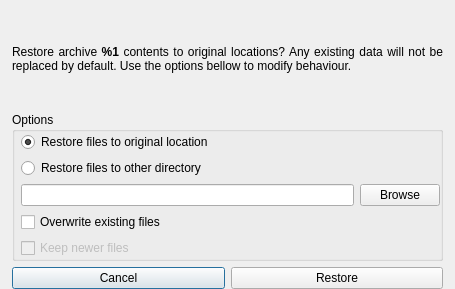
<?xml version="1.0" encoding="UTF-8"?>
<ui version="4.0">
 <class>RestoreDialog</class>
 <widget class="QDialog" name="RestoreDialog">
  <property name="geometry">
   <rect>
    <x>0</x>
    <y>0</y>
    <width>455</width>
    <height>289</height>
   </rect>
  </property>
  <property name="sizePolicy">
   <sizepolicy hsizetype="Expanding" vsizetype="Expanding">
    <horstretch>0</horstretch>
    <verstretch>0</verstretch>
   </sizepolicy>
  </property>
  <property name="minimumSize">
   <size>
    <width>400</width>
    <height>200</height>
   </size>
  </property>
  <property name="windowTitle">
   <string>Restore archive</string>
  </property>
  <property name="styleSheet">
   <string notr="true">#RestoreDialog 
{
background-image: url(&quot;:/resources/icons/light_toast.png&quot;);
}</string>
  </property>
  <property name="modal">
   <bool>true</bool>
  </property>
  <layout class="QVBoxLayout" name="verticalLayout">
   <property name="spacing">
    <number>6</number>
   </property>
   <property name="leftMargin">
    <number>12</number>
   </property>
   <property name="topMargin">
    <number>12</number>
   </property>
   <property name="rightMargin">
    <number>12</number>
   </property>
   <property name="bottomMargin">
    <number>0</number>
   </property>
   <item>
    <widget class="QLabel" name="infoLabel">
     <property name="sizePolicy">
      <sizepolicy hsizetype="MinimumExpanding" vsizetype="MinimumExpanding">
       <horstretch>0</horstretch>
       <verstretch>0</verstretch>
      </sizepolicy>
     </property>
     <property name="text">
      <string>&lt;html&gt;&lt;head/&gt;&lt;body&gt;&lt;p&gt;Restore archive &lt;span style=&quot; font-weight:600;&quot;&gt;%1&lt;/span&gt; contents to original locations? Any existing data will not be replaced by default. Use the options bellow to modify behaviour.&lt;/p&gt;&lt;/body&gt;&lt;/html&gt;</string>
     </property>
     <property name="textFormat">
      <enum>Qt::RichText</enum>
     </property>
     <property name="alignment">
      <set>Qt::AlignJustify|Qt::AlignVCenter</set>
     </property>
     <property name="wordWrap">
      <bool>true</bool>
     </property>
    </widget>
   </item>
   <item>
    <widget class="QGroupBox" name="optionsGroupBox">
     <property name="sizePolicy">
      <sizepolicy hsizetype="MinimumExpanding" vsizetype="MinimumExpanding">
       <horstretch>0</horstretch>
       <verstretch>0</verstretch>
      </sizepolicy>
     </property>
     <property name="title">
      <string>Options</string>
     </property>
     <layout class="QGridLayout" name="gridLayout_2">
      <property name="leftMargin">
       <number>6</number>
      </property>
      <property name="topMargin">
       <number>0</number>
      </property>
      <property name="rightMargin">
       <number>0</number>
      </property>
      <property name="bottomMargin">
       <number>0</number>
      </property>
      <item row="4" column="0" colspan="2">
       <widget class="QCheckBox" name="overwriteCheckBox">
        <property name="toolTip">
         <string>Overwrite existing files if they exist</string>
        </property>
        <property name="text">
         <string>Overwrite existing files</string>
        </property>
       </widget>
      </item>
      <item row="2" column="0">
       <widget class="QLineEdit" name="chdirLineEdit">
        <property name="sizePolicy">
         <sizepolicy hsizetype="MinimumExpanding" vsizetype="Fixed">
          <horstretch>0</horstretch>
          <verstretch>0</verstretch>
         </sizepolicy>
        </property>
        <property name="toolTip">
         <string>Will restore contents of the archive to the specified directory.</string>
        </property>
       </widget>
      </item>
      <item row="0" column="0" colspan="2">
       <widget class="QRadioButton" name="preservePathsRadioButton">
        <property name="toolTip">
         <string>This will restore files and dirs to the original locations used when creating the backup, thus effectively achieving a restore.</string>
        </property>
        <property name="text">
         <string>Restore files to original location</string>
        </property>
        <property name="checked">
         <bool>true</bool>
        </property>
       </widget>
      </item>
      <item row="2" column="1">
       <widget class="QPushButton" name="browseButton">
        <property name="text">
         <string>Browse</string>
        </property>
       </widget>
      </item>
      <item row="1" column="0">
       <widget class="QRadioButton" name="restoreDirectoryRadioButton">
        <property name="toolTip">
         <string>This will extract the archive contents to the specified directory.</string>
        </property>
        <property name="text">
         <string>Restore files to other directory</string>
        </property>
       </widget>
      </item>
      <item row="5" column="0">
       <widget class="QCheckBox" name="keepNewerCheckBox">
        <property name="enabled">
         <bool>false</bool>
        </property>
        <property name="toolTip">
         <string>Will skip if existing files are newer on disk than archive contents</string>
        </property>
        <property name="text">
         <string>Keep newer files</string>
        </property>
       </widget>
      </item>
     </layout>
    </widget>
   </item>
   <item alignment="Qt::AlignBottom">
    <widget class="QWidget" name="widget" native="true">
     <layout class="QHBoxLayout" name="horizontalLayout_2">
      <property name="leftMargin">
       <number>0</number>
      </property>
      <property name="topMargin">
       <number>0</number>
      </property>
      <property name="rightMargin">
       <number>0</number>
      </property>
      <property name="bottomMargin">
       <number>0</number>
      </property>
      <item>
       <widget class="QPushButton" name="cancelButton">
        <property name="text">
         <string>Cancel</string>
        </property>
        <property name="default">
         <bool>true</bool>
        </property>
       </widget>
      </item>
      <item>
       <widget class="QPushButton" name="restoreButton">
        <property name="text">
         <string>Restore</string>
        </property>
       </widget>
      </item>
     </layout>
    </widget>
   </item>
  </layout>
 </widget>
 <tabstops>
  <tabstop>preservePathsRadioButton</tabstop>
  <tabstop>restoreDirectoryRadioButton</tabstop>
  <tabstop>chdirLineEdit</tabstop>
  <tabstop>browseButton</tabstop>
  <tabstop>overwriteCheckBox</tabstop>
  <tabstop>keepNewerCheckBox</tabstop>
  <tabstop>cancelButton</tabstop>
  <tabstop>restoreButton</tabstop>
 </tabstops>
 <resources/>
 <connections/>
</ui>
